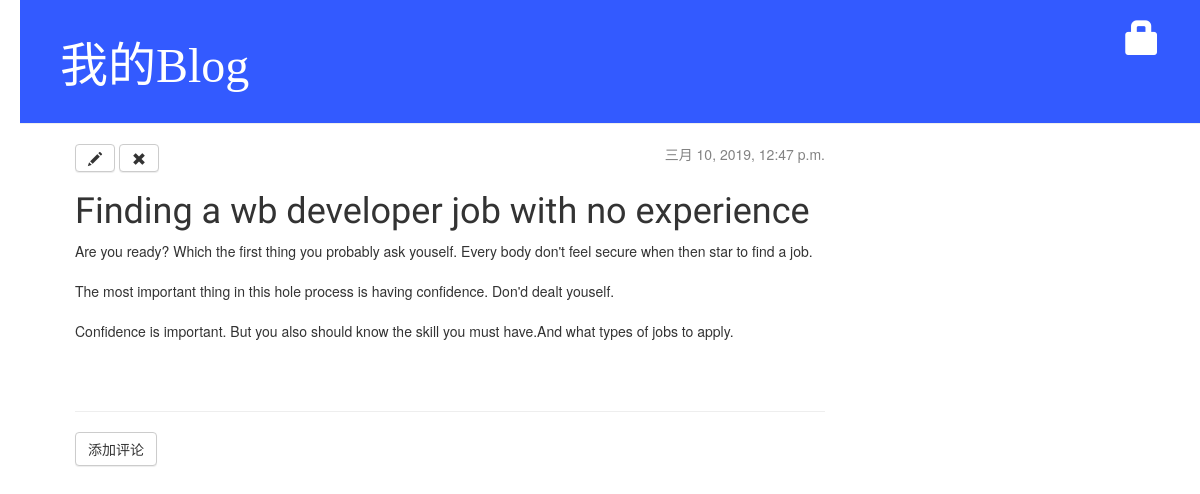
The app's page /post/1/ with its own data.
### myblog/models.py (models this page shows, shortened)
class Post(models.Model):
    author = models.ForeignKey('auth.User', on_delete=models.CASCADE)
    title = models.CharField(max_length=200)
    text = models.TextField()
    created_date = models.DateTimeField(default=timezone.now)
    published_date = models.DateTimeField(blank=True, null=True)

### myblog/views.py (the view)
# urls.py: url(r'^post/(?P<pk>[0-9]+)/$', views.post_detail, name='post_detail'),
def post_detail(request, pk):
    post = get_object_or_404(Post, pk=pk)
    return render(request, 'blog/post_detail.html', {'post': post})

### myblog/templates/blog/post_detail.html (shortened to what this page needs)
{% extends 'blog/base.html' %}
    {% block content %}
        <div class="post">
            {% if post.published_date %}
                <div class="date">
                    {{ post.published_date }}
                </div>
            {% else %}
                <a class="btn btn-default" href="{% url 'post_publish' pk=post.pk %}">Publish</a>
            {% endif %}
                <a class="btn btn-default" href="{% url 'post_edit' pk=post.pk %}"><span class="glyphicon glyphicon-pencil"></span></a>
                <a class="btn btn-default" href="{% url 'post_remove' pk=post.pk %}"><span class="glyphicon glyphicon-remove"></span></a>
            <h1>{{ post.title }}</h1>
            <p>{{ post.text|linebreaksbr }}</p>
        </div>
        <hr>
        <a class="btn btn-default" href="{% url 'add_comment_to_post' pk=post.pk %}">添加评论</a>
    {% endblock %}

### myblog/static/css/blog.css (style rules this page uses)
body { padding-left: 20px; }
h1, h2, h3, h4 { font-family: 'Lobster', cursive; }
.date { float: right; color: #828282; }
.post { margin-bottom: 70px; }

### records on screen
Post: published_date "三月 10, 2019, 12:47 p.m.", title "Finding a wb developer job with no experience", text "Are you ready? Which the first thing you probably ask youself. Every body don't feel secure when then star to find a job. The most important thing in this hole process is having confidence. Don'd dealt youself. Confidence is important. But you also should know the skill you must have.And what types of jobs to apply."
